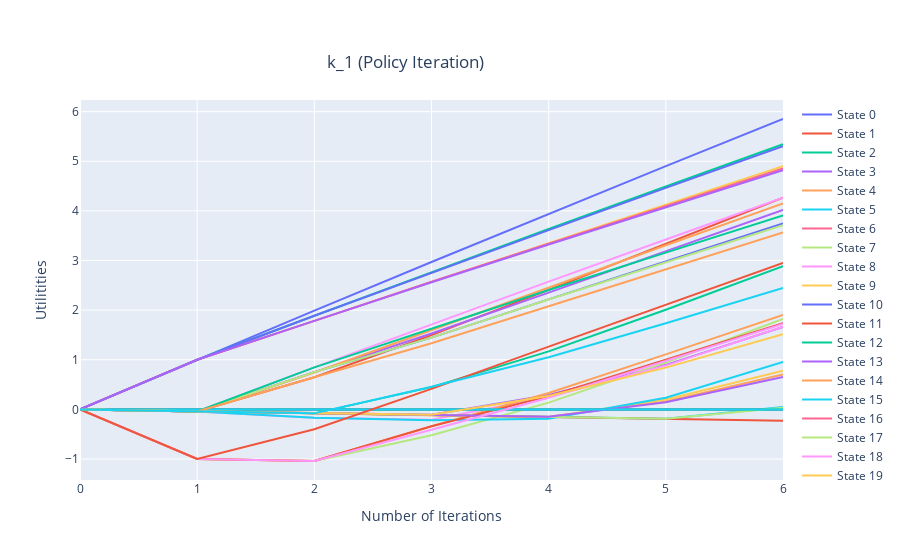
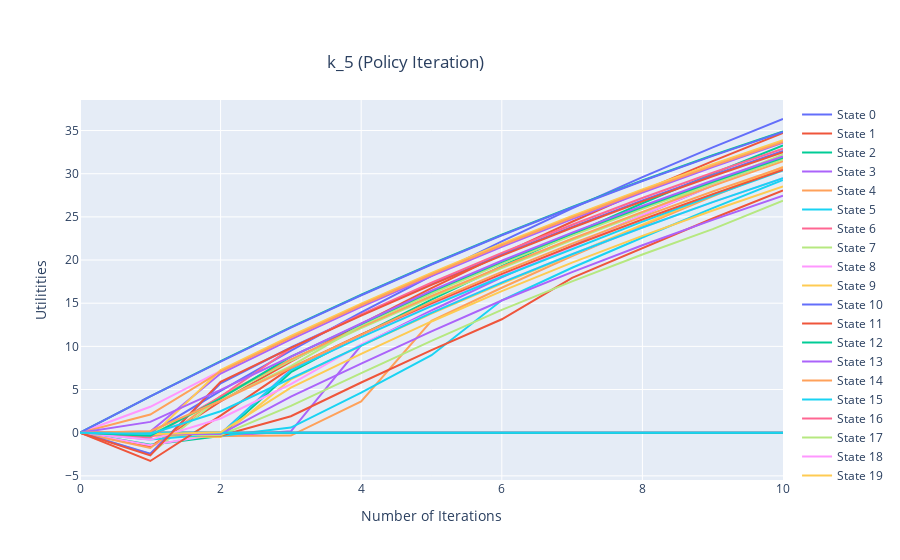
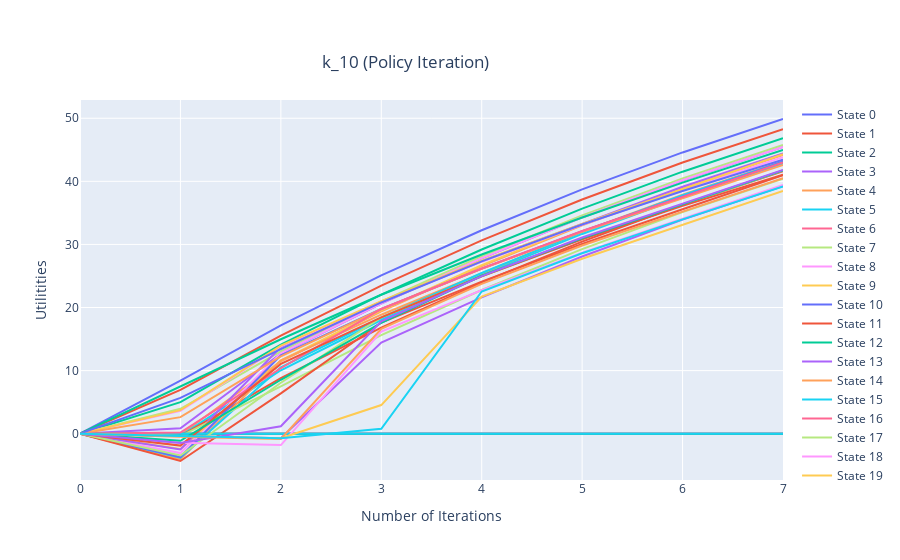
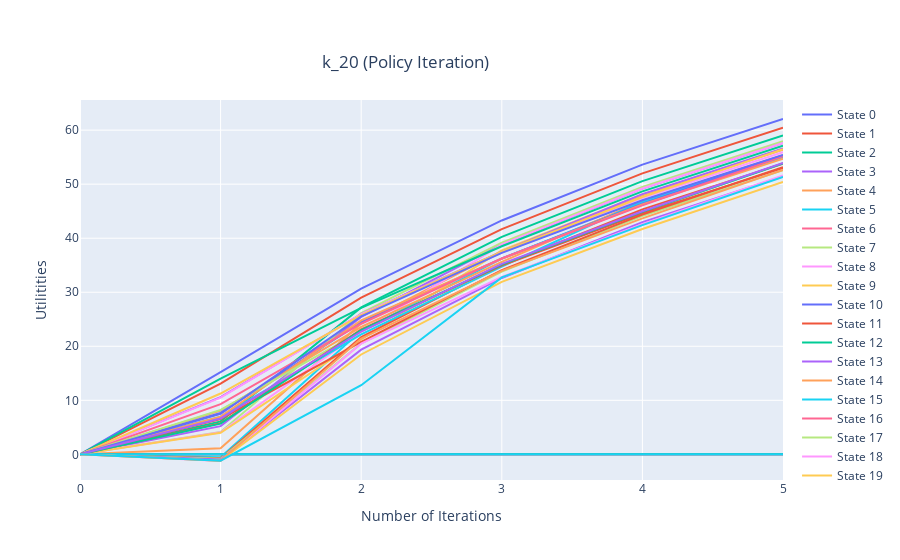

Notebook source saved alongside these figures, in order:
### Code cell
for i, (k, v) in enumerate(plot_dict.items()):
    fig = go.Figure()
    for state_no in v[1].columns:
        fig.add_trace(go.Scatter(
            name="State " + str(state_no),
            x=v[1].index,
            y=v[1][state_no],
            mode="lines",
            showlegend=True))
    fig.update_layout(title={'text': v[0],
                             'y':0.9,
                             'x':0.45,
                             'xanchor': 'center',
                             'yanchor': 'top'},
                      xaxis_title="Number of Iterations",
                      yaxis_title="Utilitities")
    fig.show()
    fig.to_html()

### Figure 1 — Plotly figure (JSON) as saved in the notebook; plotly's stock layout.template omitted (floating-point values rounded to 4 significant figures)
{"data": [{"mode": "lines", "name": "State 0", "showlegend": true, "type": "scatter", "x": [0, 1, 2, 3, 4, 5, 6], "y": [0, 1, 1.99, 2.97, 3.94, 4.901, 5.852]}, {"mode": "lines", "name": "State 1", "showlegend": true, "type": "scatter", "x": [0, 1, 2, 3, 4, 5, 6], "y": [0, -0.04, 0.649, 1.497, 2.409, 3.333, 4.265]}, {"mode": "lines", "name": "State 2", "showlegend": true, "type": "scatter", "x": [0, 1, 2, 3, 4, 5, 6], "y": [0, -0.04, -0.08, 0.449, 1.169, 2.008, 2.886]}, {"mode": "lines", "name": "State 3", "showlegend": true, "type": "scatter", "x": [0, 1, 2, 3, 4, 5, 6], "y": [0, -0.04, -0.08, -0.11, 0.291, 0.898, 1.659]}, {"mode": "lines", "name": "State 4", "showlegend": true, "type": "scatter", "x": [0, 1, 2, 3, 4, 5, 6], "y": [0, -0.04, -0.08, -0.11, -0.15, 0.159, 0.703]}, {"mode": "lines", "name": "State 5", "showlegend": true, "type": "scatter", "x": [0, 1, 2, 3, 4, 5, 6], "y": [0, -0.04, -0.08, -0.11, -0.15, -0.19, 0.047]}, {"mode": "lines", "name": "State 6", "showlegend": true, "type": "scatter", "x": [0, 1, 2, 3, 4, 5, 6], "y": [0, 0, 0, 0, 0, 0, 0]}, {"mode": "lines", "name": "State 7", "showlegend": true, "type": "scatter", "x": [0, 1, 2, 3, 4, 5, 6], "y": [0, -1, -1.04, -0.52, 0.137, 0.946, 1.821]}, {"mode": "lines", "name": "State 8", "showlegend": true, "type": "scatter", "x": [0, 1, 2, 3, 4, 5, 6], "y": [0, -0.04, -0.17, -0.21, 0.251, 0.883, 1.664]}, {"mode": "lines", "name": "State 9", "showlegend": true, "type": "scatter", "x": [0, 1, 2, 3, 4, 5, 6], "y": [0, -0.04, -0.08, -0.12, -0.16, 0.199, 0.778]}, {"mode": "lines", "name": "State 10", "showlegend": true, "type": "scatter", "x": [0, 1, 2, 3, 4, 5, 6], "y": [0, 0, 0, 0, 0, 0, 0]}, {"mode": "lines", "name": "State 11", "showlegend": true, "type": "scatter", "x": [0, 1, 2, 3, 4, 5, 6], "y": [0, -0.04, -0.08, -0.11, -0.15, -0.19, -0.23]}, {"mode": "lines", "name": "State 12", "showlegend": true, "type": "scatter", "x": [0, 1, 2, 3, 4, 5, 6], "y": [0, 1, 1.887, 2.765, 3.634, 4.492, 5.342]}, {"mode": "lines", "name": "State 13", "showlegend": true, "type": "scatter", "x": [0, 1, 2, 3, 4, 5, 6], "y": [0, -0.04, 0.752, 1.528, 2.353, 3.183, 4.02]}, {"mode": "lines", "name": "State 14", "showlegend": true, "type": "scatter", "x": [0, 1, 2, 3, 4, 5, 6], "y": [0, -1, -1.04, -0.34, 0.332, 1.108, 1.903]}, {"mode": "lines", "name": "State 15", "showlegend": true, "type": "scatter", "x": [0, 1, 2, 3, 4, 5, 6], "y": [0, -0.04, -0.17, -0.22, -0.19, 0.233, 0.956]}, {"mode": "lines", "name": "State 16", "showlegend": true, "type": "scatter", "x": [0, 1, 2, 3, 4, 5, 6], "y": [0, 0, 0, 0, 0, 0, 0]}, {"mode": "lines", "name": "State 17", "showlegend": true, "type": "scatter", "x": [0, 1, 2, 3, 4, 5, 6], "y": [0, -0.04, -0.08, -0.11, -0.15, -0.19, 0.034]}, {"mode": "lines", "name": "State 18", "showlegend": true, "type": "scatter", "x": [0, 1, 2, 3, 4, 5, 6], "y": [0, -0.04, 0.847, 1.715, 2.574, 3.424, 4.266]}, {"mode": "lines", "name": "State 19", "showlegend": true, "type": "scatter", "x": [0, 1, 2, 3, 4, 5, 6], "y": [0, 1, 1.784, 2.571, 3.349, 4.127, 4.902]}, {"mode": "lines", "name": "State 20", "showlegend": true, "type": "scatter", "x": [0, 1, 2, 3, 4, 5, 6], "y": [0, -0.04, 0.752, 1.447, 2.217, 2.976, 3.745]}, {"mode": "lines", "name": "State 21", "showlegend": true, "type": "scatter", "x": [0, 1, 2, 3, 4, 5, 6], "y": [0, -1, -1.04, -0.34, 0.267, 1.001, 1.739]}, {"mode": "lines", "name": "State 22", "showlegend": true, "type": "scatter", "x": [0, 1, 2, 3, 4, 5, 6], "y": [0, 0, 0, 0, 0, 0, 0]}, {"mode": "lines", "name": "State 23", "showlegend": true, "type": "scatter", "x": [0, 1, 2, 3, 4, 5, 6], "y": [0, -0.04, -0.08, -0.11, -0.15, 0.142, 0.655]}, {"mode": "lines", "name": "State 24", "showlegend": true, "type": "scatter", "x": [0, 1, 2, 3, 4, 5, 6], "y": [0, -0.04, 0.744, 1.602, 2.459, 3.309, 4.15]}, {"mode": "lines", "name": "State 25", "showlegend": true, "type": "scatter", "x": [0, 1, 2, 3, 4, 5, 6], "y": [0, 0, 0, 0, 0, 0, 0]}, {"mode": "lines", "name": "State 26", "showlegend": true, "type": "scatter", "x": [0, 1, 2, 3, 4, 5, 6], "y": [0, 1, 1.784, 2.571, 3.341, 4.104, 4.858]}, {"mode": "lines", "name": "State 27", "showlegend": true, "type": "scatter", "x": [0, 1, 2, 3, 4, 5, 6], "y": [0, -0.04, 0.752, 1.447, 2.216, 2.962, 3.713]}, {"mode": "lines", "name": "State 28", "showlegend": true, "type": "scatter", "x": [0, 1, 2, 3, 4, 5, 6], "y": [0, -1, -1.04, -0.41, 0.236, 0.984, 1.722]}, {"mode": "lines", "name": "State 29", "showlegend": true, "type": "scatter", "x": [0, 1, 2, 3, 4, 5, 6], "y": [0, -0.04, -0.08, -0.11, 0.27, 0.842, 1.517]}, {"mode": "lines", "name": "State 30", "showlegend": true, "type": "scatter", "x": [0, 1, 2, 3, 4, 5, 6], "y": [0, 1, 1.887, 2.755, 3.613, 4.463, 5.304]}, {"mode": "lines", "name": "State 31", "showlegend": true, "type": "scatter", "x": [0, 1, 2, 3, 4, 5, 6], "y": [0, -1, -0.4, 0.414, 1.264, 2.112, 2.953]}, {"mode": "lines", "name": "State 32", "showlegend": true, "type": "scatter", "x": [0, 1, 2, 3, 4, 5, 6], "y": [0, -0.04, 0.847, 1.633, 2.405, 3.16, 3.907]}, {"mode": "lines", "name": "State 33", "showlegend": true, "type": "scatter", "x": [0, 1, 2, 3, 4, 5, 6], "y": [0, 1, 1.784, 2.561, 3.322, 4.075, 4.82]}, {"mode": "lines", "name": "State 34", "showlegend": true, "type": "scatter", "x": [0, 1, 2, 3, 4, 5, 6], "y": [0, -0.04, 0.649, 1.334, 2.079, 2.82, 3.564]}, {"mode": "lines", "name": "State 35", "showlegend": true, "type": "scatter", "x": [0, 1, 2, 3, 4, 5, 6], "y": [0, -0.04, -0.08, 0.458, 1.05, 1.737, 2.449]}], "layout": {"title": {"text": "k_1 (Policy Iteration)", "x": 0.45, "xanchor": "center", "y": 0.9, "yanchor": "top"}, "xaxis": {"title": {"text": "Number of Iterations"}}, "yaxis": {"title": {"text": "Utilitities"}}}}

### Figure 2 — Plotly figure (JSON) as saved in the notebook; plotly's stock layout.template omitted (floating-point values rounded to 4 significant figures)
{"data": [{"mode": "lines", "name": "State 0", "showlegend": true, "type": "scatter", "x": [0, 1, 2, 3, 4, 5, 6, 7, 8, 9, 10], "y": [0, -0.06, 4.838, 9.502, 13.94, 18.16, 22.17, 25.98, 29.61, 33.06, 36.34]}, {"mode": "lines", "name": "State 1", "showlegend": true, "type": "scatter", "x": [0, 1, 2, 3, 4, 5, 6, 7, 8, 9, 10], "y": [0, -1.61, 3.618, 8.235, 12.6, 16.75, 20.69, 24.44, 28.01, 31.45, 34.73]}, {"mode": "lines", "name": "State 2", "showlegend": true, "type": "scatter", "x": [0, 1, 2, 3, 4, 5, 6, 7, 8, 9, 10], "y": [0, -1.41, -0.39, 7.008, 11.33, 15.42, 19.3, 23.0, 26.58, 30.01, 33.29]}, {"mode": "lines", "name": "State 3", "showlegend": true, "type": "scatter", "x": [0, 1, 2, 3, 4, 5, 6, 7, 8, 9, 10], "y": [0, -0.31, -0.4, 0.164, 10.11, 14.15, 18.0, 21.65, 25.2, 28.62, 31.89]}, {"mode": "lines", "name": "State 4", "showlegend": true, "type": "scatter", "x": [0, 1, 2, 3, 4, 5, 6, 7, 8, 9, 10], "y": [0, -0.2, -0.38, -0.33, 3.625, 12.95, 16.79, 20.45, 23.97, 27.38, 30.65]}, {"mode": "lines", "name": "State 5", "showlegend": true, "type": "scatter", "x": [0, 1, 2, 3, 4, 5, 6, 7, 8, 9, 10], "y": [0, -0.19, -0.38, 0.592, 4.651, 8.976, 15.34, 19.11, 22.61, 26.01, 29.28]}, {"mode": "lines", "name": "State 6", "showlegend": true, "type": "scatter", "x": [0, 1, 2, 3, 4, 5, 6, 7, 8, 9, 10], "y": [0, 0, 0, 0, 0, 0, 0, 0, 0, 0, 0]}, {"mode": "lines", "name": "State 7", "showlegend": true, "type": "scatter", "x": [0, 1, 2, 3, 4, 5, 6, 7, 8, 9, 10], "y": [0, -2.47, 4.071, 8.337, 12.11, 15.68, 19.08, 22.31, 25.44, 28.94, 32.22]}, {"mode": "lines", "name": "State 8", "showlegend": true, "type": "scatter", "x": [0, 1, 2, 3, 4, 5, 6, 7, 8, 9, 10], "y": [0, -1.46, -0.13, 7.343, 11.14, 14.77, 18.22, 21.49, 25.23, 28.65, 31.93]}, {"mode": "lines", "name": "State 9", "showlegend": true, "type": "scatter", "x": [0, 1, 2, 3, 4, 5, 6, 7, 8, 9, 10], "y": [0, -0.36, -0.49, 6.172, 10.1, 13.8, 17.28, 20.59, 24.11, 27.54, 30.78]}, {"mode": "lines", "name": "State 10", "showlegend": true, "type": "scatter", "x": [0, 1, 2, 3, 4, 5, 6, 7, 8, 9, 10], "y": [0, 0, 0, 0, 0, 0, 0, 0, 0, 0, 0]}, {"mode": "lines", "name": "State 11", "showlegend": true, "type": "scatter", "x": [0, 1, 2, 3, 4, 5, 6, 7, 8, 9, 10], "y": [0, -0.19, -0.36, 1.91, 5.813, 9.565, 13.14, 17.93, 21.42, 24.81, 28.07]}, {"mode": "lines", "name": "State 12", "showlegend": true, "type": "scatter", "x": [0, 1, 2, 3, 4, 5, 6, 7, 8, 9, 10], "y": [0, 4.208, 8.295, 12.23, 15.98, 19.55, 22.93, 26.16, 29.22, 32.14, 34.91]}, {"mode": "lines", "name": "State 13", "showlegend": true, "type": "scatter", "x": [0, 1, 2, 3, 4, 5, 6, 7, 8, 9, 10], "y": [0, 0.144, 6.846, 10.82, 14.57, 18.13, 21.52, 24.75, 27.82, 30.78, 33.6]}, {"mode": "lines", "name": "State 14", "showlegend": true, "type": "scatter", "x": [0, 1, 2, 3, 4, 5, 6, 7, 8, 9, 10], "y": [0, -1.78, 4.226, 8.489, 12.27, 15.84, 19.23, 22.46, 25.59, 28.59, 31.45]}, {"mode": "lines", "name": "State 15", "showlegend": true, "type": "scatter", "x": [0, 1, 2, 3, 4, 5, 6, 7, 8, 9, 10], "y": [0, -0.8, -0.12, 7.26, 11.07, 14.66, 18.06, 21.3, 24.45, 27.47, 30.37]}, {"mode": "lines", "name": "State 16", "showlegend": true, "type": "scatter", "x": [0, 1, 2, 3, 4, 5, 6, 7, 8, 9, 10], "y": [0, 0, 0, 0, 0, 0, 0, 0, 0, 0, 0]}, {"mode": "lines", "name": "State 17", "showlegend": true, "type": "scatter", "x": [0, 1, 2, 3, 4, 5, 6, 7, 8, 9, 10], "y": [0, -0.19, -0.29, 3.106, 6.903, 10.64, 14.22, 17.53, 20.64, 23.59, 26.88]}, {"mode": "lines", "name": "State 18", "showlegend": true, "type": "scatter", "x": [0, 1, 2, 3, 4, 5, 6, 7, 8, 9, 10], "y": [0, 2.998, 7.148, 11.09, 14.84, 18.4, 21.79, 25.02, 28.08, 30.99, 33.77]}, {"mode": "lines", "name": "State 19", "showlegend": true, "type": "scatter", "x": [0, 1, 2, 3, 4, 5, 6, 7, 8, 9, 10], "y": [0, -0.53, 7.244, 11.2, 14.95, 18.51, 21.9, 25.12, 28.19, 31.11, 33.89]}, {"mode": "lines", "name": "State 20", "showlegend": true, "type": "scatter", "x": [0, 1, 2, 3, 4, 5, 6, 7, 8, 9, 10], "y": [0, -2.44, 5.71, 9.87, 13.64, 17.21, 20.61, 23.84, 26.91, 29.84, 32.63]}, {"mode": "lines", "name": "State 21", "showlegend": true, "type": "scatter", "x": [0, 1, 2, 3, 4, 5, 6, 7, 8, 9, 10], "y": [0, -3.28, 1.985, 7.511, 11.4, 14.99, 18.39, 21.62, 24.7, 27.64, 30.44]}, {"mode": "lines", "name": "State 22", "showlegend": true, "type": "scatter", "x": [0, 1, 2, 3, 4, 5, 6, 7, 8, 9, 10], "y": [0, 0, 0, 0, 0, 0, 0, 0, 0, 0, 0]}, {"mode": "lines", "name": "State 23", "showlegend": true, "type": "scatter", "x": [0, 1, 2, 3, 4, 5, 6, 7, 8, 9, 10], "y": [0, -0.19, -0.16, 4.172, 8.003, 11.74, 15.31, 18.61, 21.71, 24.65, 27.44]}, {"mode": "lines", "name": "State 24", "showlegend": true, "type": "scatter", "x": [0, 1, 2, 3, 4, 5, 6, 7, 8, 9, 10], "y": [0, 2.101, 7.085, 11.02, 14.77, 18.33, 21.71, 24.93, 28.0, 30.91, 33.68]}, {"mode": "lines", "name": "State 25", "showlegend": true, "type": "scatter", "x": [0, 1, 2, 3, 4, 5, 6, 7, 8, 9, 10], "y": [0, 0, 0, 0, 0, 0, 0, 0, 0, 0, 0]}, {"mode": "lines", "name": "State 26", "showlegend": true, "type": "scatter", "x": [0, 1, 2, 3, 4, 5, 6, 7, 8, 9, 10], "y": [0, -0.55, 4.192, 9.769, 13.7, 17.37, 20.83, 24.09, 27.18, 30.11, 32.9]}, {"mode": "lines", "name": "State 27", "showlegend": true, "type": "scatter", "x": [0, 1, 2, 3, 4, 5, 6, 7, 8, 9, 10], "y": [0, -0.22, 3.745, 7.716, 12.44, 16.12, 19.58, 22.84, 25.94, 28.87, 31.66]}, {"mode": "lines", "name": "State 28", "showlegend": true, "type": "scatter", "x": [0, 1, 2, 3, 4, 5, 6, 7, 8, 9, 10], "y": [0, -0.83, 1.642, 5.633, 10.24, 13.93, 17.41, 20.68, 23.77, 26.71, 29.49]}, {"mode": "lines", "name": "State 29", "showlegend": true, "type": "scatter", "x": [0, 1, 2, 3, 4, 5, 6, 7, 8, 9, 10], "y": [0, -0.19, 0.041, 5.224, 9.141, 12.88, 16.41, 19.69, 22.8, 25.73, 28.52]}, {"mode": "lines", "name": "State 30", "showlegend": true, "type": "scatter", "x": [0, 1, 2, 3, 4, 5, 6, 7, 8, 9, 10], "y": [0, 4.205, 8.239, 12.18, 15.92, 19.48, 22.87, 26.09, 29.15, 32.06, 34.83]}, {"mode": "lines", "name": "State 31", "showlegend": true, "type": "scatter", "x": [0, 1, 2, 3, 4, 5, 6, 7, 8, 9, 10], "y": [0, -2.63, 5.887, 9.825, 13.57, 17.13, 20.52, 23.74, 26.8, 29.71, 32.48]}, {"mode": "lines", "name": "State 32", "showlegend": true, "type": "scatter", "x": [0, 1, 2, 3, 4, 5, 6, 7, 8, 9, 10], "y": [0, -0.36, 3.966, 8.815, 12.58, 16.33, 19.79, 23.05, 26.14, 29.08, 31.86]}, {"mode": "lines", "name": "State 33", "showlegend": true, "type": "scatter", "x": [0, 1, 2, 3, 4, 5, 6, 7, 8, 9, 10], "y": [0, 1.251, 4.959, 8.848, 12.65, 16.45, 19.91, 23.18, 26.28, 29.21, 32.0]}, {"mode": "lines", "name": "State 34", "showlegend": true, "type": "scatter", "x": [0, 1, 2, 3, 4, 5, 6, 7, 8, 9, 10], "y": [0, 0.172, 3.698, 7.491, 11.38, 15.15, 18.63, 21.91, 25, 27.93, 30.72]}, {"mode": "lines", "name": "State 35", "showlegend": true, "type": "scatter", "x": [0, 1, 2, 3, 4, 5, 6, 7, 8, 9, 10], "y": [0, -0.14, 2.487, 6.259, 10.13, 13.89, 17.39, 20.67, 23.77, 26.71, 29.49]}], "layout": {"title": {"text": "k_5 (Policy Iteration)", "x": 0.45, "xanchor": "center", "y": 0.9, "yanchor": "top"}, "xaxis": {"title": {"text": "Number of Iterations"}}, "yaxis": {"title": {"text": "Utilitities"}}}}

### Figure 3 — Plotly figure (JSON) as saved in the notebook; plotly's stock layout.template omitted (floating-point values rounded to 4 significant figures)
{"data": [{"mode": "lines", "name": "State 0", "showlegend": true, "type": "scatter", "x": [0, 1, 2, 3, 4, 5, 6, 7], "y": [0, 8.403, 17.16, 25.08, 32.25, 38.72, 44.58, 49.88]}, {"mode": "lines", "name": "State 1", "showlegend": true, "type": "scatter", "x": [0, 1, 2, 3, 4, 5, 6, 7], "y": [0, 6.932, 15.55, 23.48, 30.64, 37.12, 42.98, 48.28]}, {"mode": "lines", "name": "State 2", "showlegend": true, "type": "scatter", "x": [0, 1, 2, 3, 4, 5, 6, 7], "y": [0, 5.009, 14.11, 22.03, 29.19, 35.67, 41.53, 46.83]}, {"mode": "lines", "name": "State 3", "showlegend": true, "type": "scatter", "x": [0, 1, 2, 3, 4, 5, 6, 7], "y": [0, 0.868, 12.71, 20.64, 27.8, 34.28, 40.14, 45.44]}, {"mode": "lines", "name": "State 4", "showlegend": true, "type": "scatter", "x": [0, 1, 2, 3, 4, 5, 6, 7], "y": [0, -0.17, 11.46, 19.39, 26.56, 33.04, 38.9, 44.2]}, {"mode": "lines", "name": "State 5", "showlegend": true, "type": "scatter", "x": [0, 1, 2, 3, 4, 5, 6, 7], "y": [0, -0.36, 10.05, 18.02, 25.18, 31.66, 37.52, 42.82]}, {"mode": "lines", "name": "State 6", "showlegend": true, "type": "scatter", "x": [0, 1, 2, 3, 4, 5, 6, 7], "y": [0, 0, 0, 0, 0, 0, 0, 0]}, {"mode": "lines", "name": "State 7", "showlegend": true, "type": "scatter", "x": [0, 1, 2, 3, 4, 5, 6, 7], "y": [0, 3.944, 13.04, 20.97, 28.13, 34.61, 40.47, 45.77]}, {"mode": "lines", "name": "State 8", "showlegend": true, "type": "scatter", "x": [0, 1, 2, 3, 4, 5, 6, 7], "y": [0, -3.07, 12.74, 20.67, 27.83, 34.31, 40.17, 45.47]}, {"mode": "lines", "name": "State 9", "showlegend": true, "type": "scatter", "x": [0, 1, 2, 3, 4, 5, 6, 7], "y": [0, -2.41, 11.6, 19.54, 26.7, 33.18, 39.04, 44.34]}, {"mode": "lines", "name": "State 10", "showlegend": true, "type": "scatter", "x": [0, 1, 2, 3, 4, 5, 6, 7], "y": [0, 0, 0, 0, 0, 0, 0, 0]}, {"mode": "lines", "name": "State 11", "showlegend": true, "type": "scatter", "x": [0, 1, 2, 3, 4, 5, 6, 7], "y": [0, -0.38, 8.794, 16.81, 23.98, 30.45, 36.31, 41.61]}, {"mode": "lines", "name": "State 12", "showlegend": true, "type": "scatter", "x": [0, 1, 2, 3, 4, 5, 6, 7], "y": [0, 7.522, 14.97, 22.02, 28.4, 34.26, 39.8, 44.99]}, {"mode": "lines", "name": "State 13", "showlegend": true, "type": "scatter", "x": [0, 1, 2, 3, 4, 5, 6, 7], "y": [0, -2.49, 13.74, 20.88, 27.34, 33.25, 39.15, 44.43]}, {"mode": "lines", "name": "State 14", "showlegend": true, "type": "scatter", "x": [0, 1, 2, 3, 4, 5, 6, 7], "y": [0, -4.05, 11.62, 18.86, 25.38, 32.02, 37.88, 43.18]}, {"mode": "lines", "name": "State 15", "showlegend": true, "type": "scatter", "x": [0, 1, 2, 3, 4, 5, 6, 7], "y": [0, -3.81, 10.51, 18.38, 25.47, 31.96, 37.82, 43.12]}, {"mode": "lines", "name": "State 16", "showlegend": true, "type": "scatter", "x": [0, 1, 2, 3, 4, 5, 6, 7], "y": [0, 0, 0, 0, 0, 0, 0, 0]}, {"mode": "lines", "name": "State 17", "showlegend": true, "type": "scatter", "x": [0, 1, 2, 3, 4, 5, 6, 7], "y": [0, -0.38, 7.491, 15.62, 22.78, 29.26, 35.12, 40.42]}, {"mode": "lines", "name": "State 18", "showlegend": true, "type": "scatter", "x": [0, 1, 2, 3, 4, 5, 6, 7], "y": [0, 3.61, 13.83, 20.89, 27.26, 33.11, 38.61, 43.82]}, {"mode": "lines", "name": "State 19", "showlegend": true, "type": "scatter", "x": [0, 1, 2, 3, 4, 5, 6, 7], "y": [0, 3.731, 13.96, 21.02, 27.41, 33.25, 38.75, 44.29]}, {"mode": "lines", "name": "State 20", "showlegend": true, "type": "scatter", "x": [0, 1, 2, 3, 4, 5, 6, 7], "y": [0, -3.7, 12.43, 19.76, 26.17, 32.08, 37.58, 43.07]}, {"mode": "lines", "name": "State 21", "showlegend": true, "type": "scatter", "x": [0, 1, 2, 3, 4, 5, 6, 7], "y": [0, -4.33, 6.384, 17.62, 24.1, 30.07, 35.57, 40.97]}, {"mode": "lines", "name": "State 22", "showlegend": true, "type": "scatter", "x": [0, 1, 2, 3, 4, 5, 6, 7], "y": [0, 0, 0, 0, 0, 0, 0, 0]}, {"mode": "lines", "name": "State 23", "showlegend": true, "type": "scatter", "x": [0, 1, 2, 3, 4, 5, 6, 7], "y": [0, -0.38, -0.72, 14.44, 21.6, 28.08, 33.94, 39.24]}, {"mode": "lines", "name": "State 24", "showlegend": true, "type": "scatter", "x": [0, 1, 2, 3, 4, 5, 6, 7], "y": [0, 2.62, 12.26, 19.74, 26.12, 32.01, 37.3, 42.61]}, {"mode": "lines", "name": "State 25", "showlegend": true, "type": "scatter", "x": [0, 1, 2, 3, 4, 5, 6, 7], "y": [0, 0, 0, 0, 0, 0, 0, 0]}, {"mode": "lines", "name": "State 26", "showlegend": true, "type": "scatter", "x": [0, 1, 2, 3, 4, 5, 6, 7], "y": [0, 0.18, 10.37, 19.77, 26.18, 32.12, 37.51, 43]}, {"mode": "lines", "name": "State 27", "showlegend": true, "type": "scatter", "x": [0, 1, 2, 3, 4, 5, 6, 7], "y": [0, -3.45, 8.07, 18.45, 24.95, 30.89, 36.29, 41.71]}, {"mode": "lines", "name": "State 28", "showlegend": true, "type": "scatter", "x": [0, 1, 2, 3, 4, 5, 6, 7], "y": [0, -1.44, -1.8, 16.18, 22.75, 28.7, 34.08, 39.45]}, {"mode": "lines", "name": "State 29", "showlegend": true, "type": "scatter", "x": [0, 1, 2, 3, 4, 5, 6, 7], "y": [0, -0.37, -0.72, 4.535, 21.74, 27.73, 33.16, 38.46]}, {"mode": "lines", "name": "State 30", "showlegend": true, "type": "scatter", "x": [0, 1, 2, 3, 4, 5, 6, 7], "y": [0, 5.676, 13.41, 20.8, 27.31, 33.16, 38.46, 43.45]}, {"mode": "lines", "name": "State 31", "showlegend": true, "type": "scatter", "x": [0, 1, 2, 3, 4, 5, 6, 7], "y": [0, -1.89, 11.06, 18.43, 24.96, 30.81, 36.11, 41.06]}, {"mode": "lines", "name": "State 32", "showlegend": true, "type": "scatter", "x": [0, 1, 2, 3, 4, 5, 6, 7], "y": [0, -1.13, 8.548, 17.57, 25.03, 30.97, 36.34, 41.72]}, {"mode": "lines", "name": "State 33", "showlegend": true, "type": "scatter", "x": [0, 1, 2, 3, 4, 5, 6, 7], "y": [0, -1.46, 1.181, 17.81, 24.98, 31.1, 36.47, 41.81]}, {"mode": "lines", "name": "State 34", "showlegend": true, "type": "scatter", "x": [0, 1, 2, 3, 4, 5, 6, 7], "y": [0, -0.48, -0.84, 16.62, 23.74, 29.83, 35.2, 40.49]}, {"mode": "lines", "name": "State 35", "showlegend": true, "type": "scatter", "x": [0, 1, 2, 3, 4, 5, 6, 7], "y": [0, -0.37, -0.72, 0.765, 22.54, 28.6, 33.97, 39.21]}], "layout": {"title": {"text": "k_10 (Policy Iteration)", "x": 0.45, "xanchor": "center", "y": 0.9, "yanchor": "top"}, "xaxis": {"title": {"text": "Number of Iterations"}}, "yaxis": {"title": {"text": "Utilitities"}}}}

### Figure 4 — Plotly figure (JSON) as saved in the notebook; plotly's stock layout.template omitted (floating-point values rounded to 4 significant figures)
{"data": [{"mode": "lines", "name": "State 0", "showlegend": true, "type": "scatter", "x": [0, 1, 2, 3, 4, 5], "y": [0, 15.22, 30.66, 43.29, 53.61, 62.06]}, {"mode": "lines", "name": "State 1", "showlegend": true, "type": "scatter", "x": [0, 1, 2, 3, 4, 5], "y": [0, 13.11, 29.01, 41.68, 52.01, 60.45]}, {"mode": "lines", "name": "State 2", "showlegend": true, "type": "scatter", "x": [0, 1, 2, 3, 4, 5], "y": [0, 6.105, 27.19, 40.23, 50.56, 59.01]}, {"mode": "lines", "name": "State 3", "showlegend": true, "type": "scatter", "x": [0, 1, 2, 3, 4, 5], "y": [0, 5.223, 25.44, 38.84, 49.17, 57.61]}, {"mode": "lines", "name": "State 4", "showlegend": true, "type": "scatter", "x": [0, 1, 2, 3, 4, 5], "y": [0, 1.117, 24.22, 37.6, 47.93, 56.37]}, {"mode": "lines", "name": "State 5", "showlegend": true, "type": "scatter", "x": [0, 1, 2, 3, 4, 5], "y": [0, -0.54, 22.88, 36.22, 46.55, 55.0]}, {"mode": "lines", "name": "State 6", "showlegend": true, "type": "scatter", "x": [0, 1, 2, 3, 4, 5], "y": [0, 0, 0, 0, 0, 0]}, {"mode": "lines", "name": "State 7", "showlegend": true, "type": "scatter", "x": [0, 1, 2, 3, 4, 5], "y": [0, 4.153, 26.12, 39.17, 49.5, 57.94]}, {"mode": "lines", "name": "State 8", "showlegend": true, "type": "scatter", "x": [0, 1, 2, 3, 4, 5], "y": [0, 4.099, 22.71, 38.87, 49.2, 57.65]}, {"mode": "lines", "name": "State 9", "showlegend": true, "type": "scatter", "x": [0, 1, 2, 3, 4, 5], "y": [0, 3.99, 21.26, 37.74, 48.07, 56.51]}, {"mode": "lines", "name": "State 10", "showlegend": true, "type": "scatter", "x": [0, 1, 2, 3, 4, 5], "y": [0, 0, 0, 0, 0, 0]}, {"mode": "lines", "name": "State 11", "showlegend": true, "type": "scatter", "x": [0, 1, 2, 3, 4, 5], "y": [0, -0.7, 21.7, 35.02, 45.34, 53.79]}, {"mode": "lines", "name": "State 12", "showlegend": true, "type": "scatter", "x": [0, 1, 2, 3, 4, 5], "y": [0, 14.03, 27.12, 38.51, 48.67, 57.11]}, {"mode": "lines", "name": "State 13", "showlegend": true, "type": "scatter", "x": [0, 1, 2, 3, 4, 5], "y": [0, 10.6, 25.95, 37.52, 48.16, 56.6]}, {"mode": "lines", "name": "State 14", "showlegend": true, "type": "scatter", "x": [0, 1, 2, 3, 4, 5], "y": [0, 8.098, 23.6, 35.63, 46.91, 55.35]}, {"mode": "lines", "name": "State 15", "showlegend": true, "type": "scatter", "x": [0, 1, 2, 3, 4, 5], "y": [0, 6.967, 22.19, 34.76, 46.85, 55.29]}, {"mode": "lines", "name": "State 16", "showlegend": true, "type": "scatter", "x": [0, 1, 2, 3, 4, 5], "y": [0, 0, 0, 0, 0, 0]}, {"mode": "lines", "name": "State 17", "showlegend": true, "type": "scatter", "x": [0, 1, 2, 3, 4, 5], "y": [0, -0.8, 20.53, 33.82, 44.15, 52.59]}, {"mode": "lines", "name": "State 18", "showlegend": true, "type": "scatter", "x": [0, 1, 2, 3, 4, 5], "y": [0, 10.5, 25.95, 37.35, 47.46, 55.94]}, {"mode": "lines", "name": "State 19", "showlegend": true, "type": "scatter", "x": [0, 1, 2, 3, 4, 5], "y": [0, 11.25, 25.77, 37.49, 47.61, 56.46]}, {"mode": "lines", "name": "State 20", "showlegend": true, "type": "scatter", "x": [0, 1, 2, 3, 4, 5], "y": [0, 7.681, 24.46, 36.25, 46.41, 55.24]}, {"mode": "lines", "name": "State 21", "showlegend": true, "type": "scatter", "x": [0, 1, 2, 3, 4, 5], "y": [0, 6.542, 20.83, 34.1, 44.37, 53.14]}, {"mode": "lines", "name": "State 22", "showlegend": true, "type": "scatter", "x": [0, 1, 2, 3, 4, 5], "y": [0, 0, 0, 0, 0, 0]}, {"mode": "lines", "name": "State 23", "showlegend": true, "type": "scatter", "x": [0, 1, 2, 3, 4, 5], "y": [0, -0.94, 19.38, 32.64, 42.97, 51.42]}, {"mode": "lines", "name": "State 24", "showlegend": true, "type": "scatter", "x": [0, 1, 2, 3, 4, 5], "y": [0, 6.97, 24.81, 36.19, 46.24, 54.72]}, {"mode": "lines", "name": "State 25", "showlegend": true, "type": "scatter", "x": [0, 1, 2, 3, 4, 5], "y": [0, 0, 0, 0, 0, 0]}, {"mode": "lines", "name": "State 26", "showlegend": true, "type": "scatter", "x": [0, 1, 2, 3, 4, 5], "y": [0, 9.292, 24.17, 36.25, 46.08, 55.16]}, {"mode": "lines", "name": "State 27", "showlegend": true, "type": "scatter", "x": [0, 1, 2, 3, 4, 5], "y": [0, 8.24, 22.75, 35.02, 44.84, 53.87]}, {"mode": "lines", "name": "State 28", "showlegend": true, "type": "scatter", "x": [0, 1, 2, 3, 4, 5], "y": [0, -1.23, 20.49, 32.83, 42.61, 51.61]}, {"mode": "lines", "name": "State 29", "showlegend": true, "type": "scatter", "x": [0, 1, 2, 3, 4, 5], "y": [0, -1.17, 18.48, 31.91, 41.71, 50.4]}, {"mode": "lines", "name": "State 30", "showlegend": true, "type": "scatter", "x": [0, 1, 2, 3, 4, 5], "y": [0, 7.514, 25.53, 37.3, 47.02, 55.4]}, {"mode": "lines", "name": "State 31", "showlegend": true, "type": "scatter", "x": [0, 1, 2, 3, 4, 5], "y": [0, 5.773, 23.11, 34.94, 44.62, 52.99]}, {"mode": "lines", "name": "State 32", "showlegend": true, "type": "scatter", "x": [0, 1, 2, 3, 4, 5], "y": [0, 5.685, 22.97, 35.1, 44.87, 53.86]}, {"mode": "lines", "name": "State 33", "showlegend": true, "type": "scatter", "x": [0, 1, 2, 3, 4, 5], "y": [0, 6.641, 22.73, 35.24, 44.98, 53.95]}, {"mode": "lines", "name": "State 34", "showlegend": true, "type": "scatter", "x": [0, 1, 2, 3, 4, 5], "y": [0, -1.17, 21.44, 33.97, 43.67, 52.63]}, {"mode": "lines", "name": "State 35", "showlegend": true, "type": "scatter", "x": [0, 1, 2, 3, 4, 5], "y": [0, -1.16, 12.8, 32.75, 42.43, 51.33]}], "layout": {"title": {"text": "k_20 (Policy Iteration)", "x": 0.45, "xanchor": "center", "y": 0.9, "yanchor": "top"}, "xaxis": {"title": {"text": "Number of Iterations"}}, "yaxis": {"title": {"text": "Utilitities"}}}}
